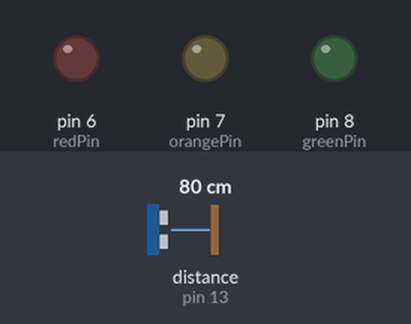
The sketch below on a simulated Arduino Uno, built with avr-gcc and run on an emulated ATmega328P. Parts: output pins drawn as LEDs (lit = HIGH). Wiring (inferred from the names in the program): ultrasonic range finder: trigger pin 10; echo pin 13. Dashed ring = blinking. The test bench sets the inputs (shaded band); at power-on: distance to the obstacle (sensor on pin 13) 80 cm. The echo pulse lasts 58.3 µs per cm; pins used as bus, display or sensor lines are not drawn; what the sketch prints to the serial monitor is not drawn.

Above: at 1.2 s.
1.3 s: distance to the obstacle (sensor on pin 13) set to 17 cm
3.3 s: distance to the obstacle (sensor on pin 13) set to 14 cm
At 4.0 s:
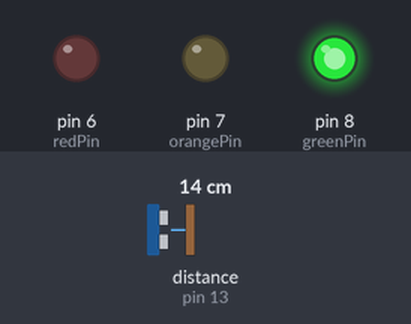
4.8 s: distance to the obstacle (sensor on pin 13) set to 12 cm
7.8 s: distance to the obstacle (sensor on pin 13) set to 9 cm
9.4 s: distance to the obstacle (sensor on pin 13) set to 7 cm
12.4 s: distance to the obstacle (sensor on pin 13) set to 4 cm
At 13.3 s:
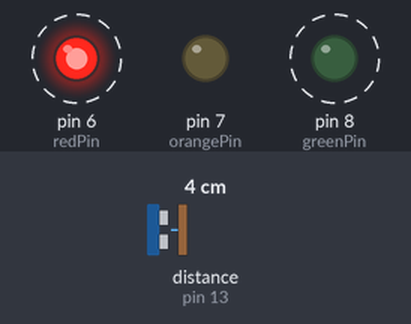
Timing chart, 0 to 16.4 s (numbered marks = the images above; inputs shaded):
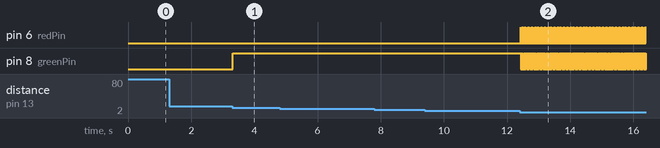

Measured:
- the behaviour switches between 16 and 15 cm on distance to the obstacle (sensor on pin 13) (found by bisection; images 0 and 1)
- the behaviour switches between 6 and 5 cm on distance to the obstacle (sensor on pin 13) (found by bisection; images 1 and 2)
- after the input at 1.3 s, every drawn part: stays the same
- after the input at 3.3 s, pin 8 (greenPin): LOW → HIGH at once
- after the input at 4.8 s, every drawn part: stays the same
- after the input at 12.4 s, pin 6 (redPin): alternates HIGH for 0.01 s and LOW for 0.03 s, starting at once; pin 8 (greenPin): alternates HIGH for 0.02 s and LOW for 0.02 s, starting at once

The sketch:

tes_sensor_ultrasonik.ino
```cpp
#define trigPin 10
#define echoPin 13
#define redPin 6
#define orangePin 7
#define greenPin 8

float duration,distance;

void setup() {
  Serial.begin(9600);
  pinMode(trigPin, OUTPUT);
  pinMode(echoPin, INPUT);
  pinMode(redPin, OUTPUT);
  pinMode(orangePin, OUTPUT);
  pinMode(greenPin, OUTPUT);
}

void loop() {
  digitalWrite(trigPin, LOW);
  delayMicroseconds(2);
  digitalWrite(trigPin, HIGH);
  delayMicroseconds(10);
  digitalWrite(trigPin, LOW);
  duration = pulseIn(echoPin, HIGH);
  distance = (duration/2)*0.0343;

  Serial.print("Distance = ");

  if (distance <= 5){
    Serial.println("Bahaya");
    digitalWrite(redPin,HIGH);
    digitalWrite(orangePin,LOW);
    digitalWrite(greenPin,LOW);
  }
  if(distance <= 10){
    Serial.println("Hati-Hati");
    digitalWrite(redPin,LOW);
    digitalWrite(orangePin,HIGH);
    digitalWrite(greenPin,LOW);
  }
  if(distance <= 15){
    Serial.println("Aman");
    digitalWrite(redPin,LOW);
    digitalWrite(orangePin,LOW);
    digitalWrite(greenPin,HIGH);
  }
  delayMicroseconds(50);
}
```
